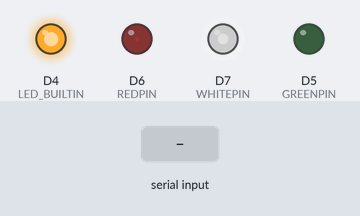
The program below on a simulated ESP8266 (Wemos D1 mini). On the bench: output pins drawn as LEDs (lit = HIGH, except the on-board LED, lit = LOW). Inputs (shaded band) come from the test bench. Random numbers use the default seed unless the program sets one; what the program prints to the serial monitor is not drawn.

Above: at 0.75 s.
At 1.25 s:
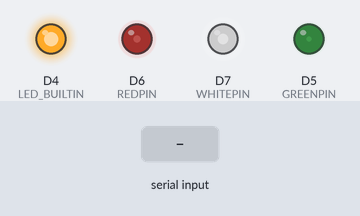
1.3 s: "i\n" received over Serial
At 2.3 s:
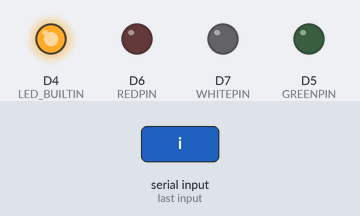
2.8 s: "s\n" received over Serial
4.3 s: "p\n" received over Serial
Timing chart, 0 to 7.3 s (numbered marks = the images above; inputs shaded):
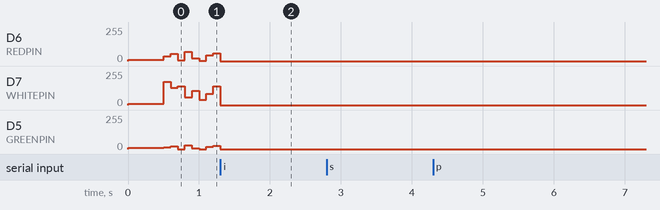

The program:

main.cpp
```cpp
#include <Arduino.h>

#define REDPIN D6
#define WHITEPIN D7
#define GREENPIN D5

boolean newData = false;
const byte numChars = 32;
char receivedChars[numChars]; // an array to store the received data
uint16_t redMax = 100; //r
uint16_t greenMax = 255; //g
uint16_t greenRatio = 40; // use 'p' percentage green to red
uint16_t whiteMax = 255; //w
uint16_t intensityMaster = 75; // use 'i' - 0 to 100% of full intensity

long minDelay = -1000; // use m
unsigned long maxDelay = 100; // use d
unsigned long stretchDelay = 200; // use s

// void changeAmber(){
//   static unsigned long combinedDelay = 500;
//   static unsigned long lastChange = 0;
//   unsigned long currentMillis = millis();
//   if(currentMillis - lastChange >= combinedDelay){
//     uint8_t red = random(0,redMax);
//     uint8_t green = 0;
//     uint8_t greenSeed = 0;
//     if(red > 10){
//       green = random(0,greenMax);
//       green = constrain(green,0,(redMax*greenRatio)/100);
//     }
//     analogWrite(REDPIN, red);
//     analogWrite(GREENPIN, green);
//     lastChange = millis();
//     combinedDelay = random(minDelay,stretchDelay);
//     combinedDelay = constrain(combinedDelay,0,maxDelay);
//   }
// }

// void changeWhite(){
//   static unsigned long combinedDelay = 500;
//   static unsigned long lastChange = 0;
//   unsigned long currentMillis = millis();
//   if(currentMillis - lastChange >= combinedDelay){
//     uint8_t white = random(0,255);
//     analogWrite(WHITEPIN, white);
//     lastChange = millis();
//     combinedDelay = random(minDelay,stretchDelay);
//     combinedDelay = constrain(combinedDelay,0,maxDelay);
//   }
// }

void changeLeds(){
  static unsigned long combinedDelay = 500;
  static unsigned long lastChange = 0;
  unsigned long currentMillis = millis();
  if(currentMillis - lastChange >= combinedDelay){
    uint8_t white = random(0,whiteMax);
    uint8_t red = random(0,redMax);
    uint8_t green = 0;
    uint8_t greenSeed = 0;
    if(red > 10){
      green = random(0,greenMax);
      uint16_t ratioGreen = (red*greenRatio)/100;
      green = constrain(green,0,ratioGreen);
    }
    // next 3 lines adjust overall intensity as a percentage
    // if(red > 0) red = (red * intensityMaster)/100;
    // if(green > 0) green = (green * intensityMaster)/100;
    // if(white > 0) white = (white * intensityMaster)/100;
    uint16_t percentDec = (255*intensityMaster)/100;
    red = map(red, 0, 255, 0, percentDec);
    green = map(green, 0, 255, 0, percentDec);
    white = map(white, 0, 255, 0, percentDec);
    analogWrite(REDPIN, red);
    analogWrite(GREENPIN, green);
    analogWrite(WHITEPIN, white);
    lastChange = millis();
    combinedDelay = random(minDelay,stretchDelay);
    combinedDelay = constrain(combinedDelay,0,maxDelay);
  }
}

void recvWithEndMarker() {
 static byte ndx = 0;
 char endMarker = '\n';
 char rc;

 // if (Serial.available() > 0) {
  while (Serial.available() > 0 && newData == false) {
    rc = Serial.read();

    if (rc != endMarker) {
      receivedChars[ndx] = rc;
      ndx++;
      if (ndx >= numChars) {
        ndx = numChars - 1;
      }
    }
    else {
      receivedChars[ndx] = '\0'; // terminate the string
      ndx = 0;
      newData = true;
    }
  }
}

void showNewData() {
 if (newData == true) {
  Serial.print("This just in ... ");
  Serial.println(receivedChars);
  newData = false;
 }
}

void adjustStrip(){
  if (newData == true) {
    String rcvdString = "";
    char serialColor = receivedChars[0];
    char serialValue[10];
    uint16_t strLen = sizeof(sizeof(receivedChars)/sizeof(receivedChars[0]));
    for(int i = 1; i < strLen; i++){
      rcvdString += (char)receivedChars[i];
    }
    Serial.println(rcvdString);
    long numValue = rcvdString.toInt();
    switch (serialColor){
      case 'r':
        redMax = constrain(numValue,0,255);
        break;
      case 'g':
        greenMax = constrain(numValue,0,255);
        break;
      case 'w':
        whiteMax = constrain(numValue,0,255);
        break;
      case 'd':
        maxDelay = numValue;
        break;
      case 'm':
        minDelay = numValue;
        break;
      case 's':
        stretchDelay = numValue;
        break;
      case 'p':
        greenRatio = numValue;
        break;
      case 'i':
        intensityMaster = numValue;
        break;
      default:
        break;
    }
  }
}

void setup() {
  Serial.begin(9600);
  pinMode(LED_BUILTIN, OUTPUT);
  digitalWrite(LED_BUILTIN, LOW);
  pinMode(REDPIN, OUTPUT);
  pinMode(GREENPIN, OUTPUT);
  pinMode(WHITEPIN, OUTPUT);
  analogWrite(REDPIN, 10);
  analogWrite(GREENPIN, 10);
  analogWrite(WHITEPIN, 10);
  Serial.println("use d to set max flicker delay");
}

void loop() {
  recvWithEndMarker();
  adjustStrip();
  showNewData();
  // changeAmber();
  // changeWhite();
  changeLeds();
}
```

Measured:
- after the input at 2.8 s, every drawn part: stays the same
- after the input at 4.3 s, every drawn part: stays the same
